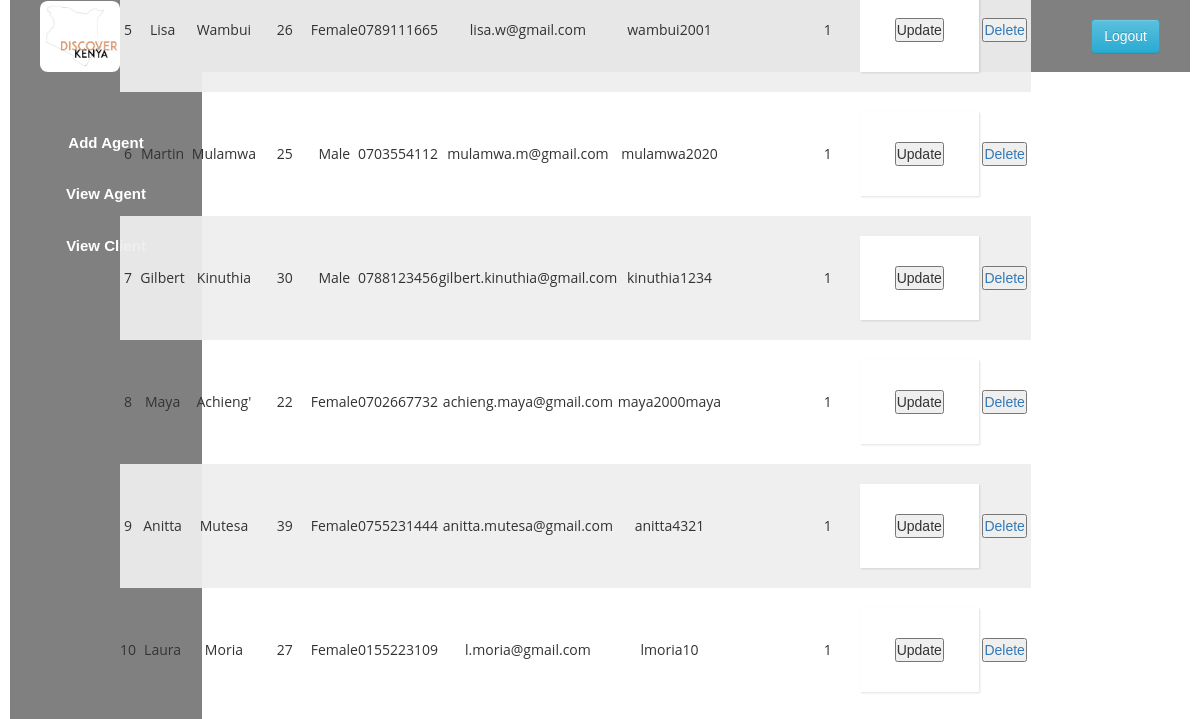
/Admin-Interface/old-interfaces/View_client.php, run on the app's committed database.
### tables this page shows
CREATE TABLE `clients` (
  `client_id` int(10) NOT NULL,
  `client_fname` varchar(255) NOT NULL,
  `client_lname` varchar(255) NOT NULL,
  `age` int(3) NOT NULL,
  `sex` varchar(255) NOT NULL,
  `national_id` int(10) NOT NULL,
  `phone_number` varchar(15) NOT NULL,
  `client_email` varchar(255) NOT NULL,
  `password` varchar(255) NOT NULL,
  `registered_at` datetime NOT NULL DEFAULT current_timestamp(),
  `code_assigned` tinyint(1) NOT NULL DEFAULT 0,
  `client_code` varchar(6) NOT NULL,
  `agent_assigned` tinyint(1) NOT NULL DEFAULT 0,
  `agent_code` varchar(6) NOT NULL
);

### Admin-Interface/old-interfaces/clientdb.php (called while the page is built, shortened)
<?php
require_once("../Processes/DBCONNECT.php");
$sqli="SELECT * FROM clients";
$result = mysqli_query($conn , $sqli);
$test=mysqli_fetch_all($result, MYSQLI_ASSOC);
?>

### Admin-Interface/old-interfaces/View_client.php (the view, shortened to what this page needs)
<!DOCTYPE html>
<html>
    <head>
        <link rel="stylesheet" type="text/css" href="Admin.css">
        <link rel="stylesheet" type="text/css" href="style.css">
        <link rel="stylesheet" href="form.css">
        <?php
        include 'Admin_css.php';
        ?>
    </head>
    <body>
    <?php
         include 'Admin_sidebar.php';
          ?>
        <div class="filter">
        </div>
        <table>
            <tbody>
                <?php
                    require_once("Clientdb.php");
                    foreach ($test as $key => $value){
                ?>
                <tr>
                    <td><?php echo $value["client_id"] ?></td>
                    <td><?php echo $value["client_fname"] ?></td>
                    <td><?php echo $value["client_lname"] ?></td>
                    <td><?php echo $value["age"] ?></td>
                    <td><?php echo $value["sex"] ?></td>
                    <td><?php echo $value["phone_number"] ?></td>
                    <td><?php echo $value["client_email"] ?></td>
                    <td><?php echo $value["password"] ?></td>
                    <td><?php echo $value["agent_id"] ?></td>
                    <td><?php echo $value["agent_assigned"] ?></td>
                    <td><?php
                    echo "<div class='wrapper'>
                        <form action='editclient.php' method='POST'>
                        <input type='hidden' name='client_id' value=".$value['client_id']." />
                        <button type='Submit' class='button'>Update </button>
                        </form>
                        </div>"
                    ?></td>
                    <td><a href="deleteclient.php"?delete="<?php $value["client_id"] ?>"> <button type='Submit' class= 'button'>Delete</button></a></td>
                </tr>
                <?php }
                ?>
            </tbody>
        </table>
    </body>
</html>

### Admin-Interface/Admin.css (style rules this page uses)
* { margin: 0px; padding: 0px; }
a,a:hover { text-decoration: none!important ; }

### Admin-Interface/style.css (style rules this page uses)
* { margin: 0; padding: 0; box-sizing: border-box; font-family: 'Montserrat', sans-serif; }
body { background: #fec107; padding: 0 10px; }
.wrapper { max-width: 500px; width: 100%; background: #fff; margin: 20px auto; box-shadow: 1px 1px 2px rgba(0,0,0,0.125); padding: 30px; }

### Admin-Interface/form.css (style rules this page uses)
* { margin: 0; padding: 0; outline: 0; }
.filter { position: fixed; top: 0; left: 0; right: 0; bottom: 0; z-index: 1; opacity: .7; }
table { position: fixed; z-index: 2; left: 50%; transform: translate(-50%, -50%); width: 80%; border-spacing: 0; border-radius: 12px 12px 0 0; border-collapse: separate; background: white; box-shadow: black; text-align: center; }
tr:nth-child(odd) { background-color: #eeee; }

### data on the page
clients: client_id "5", client_fname "Lisa", client_lname "Wambui", age "26", sex "Female", phone_number "0789111665", client_email "lisa.w@gmail.com", password "wambui2001", agent_assigned "1"
clients: client_id "6", client_fname "Martin", client_lname "Mulamwa", age "25", sex "Male", phone_number "0703554112", client_email "mulamwa.m@gmail.com", password "mulamwa2020", agent_assigned "1"
clients: client_id "7", client_fname "Gilbert", client_lname "Kinuthia", age "30", sex "Male", phone_number "0788123456", client_email "gilbert.kinuthia@gmail.com", password "kinuthia1234", agent_assigned "1"
clients: client_id "8", client_fname "Maya", client_lname "Achieng'", age "22", sex "Female", phone_number "0702667732", client_email "achieng.maya@gmail.com", password "maya2000maya", agent_assigned "1"
clients: client_id "9", client_fname "Anitta", client_lname "Mutesa", age "39", sex "Female", phone_number "0755231444", client_email "anitta.mutesa@gmail.com", password "anitta4321", agent_assigned "1"
clients: client_id "10", client_fname "Laura", client_lname "Moria", age "27", sex "Female", phone_number "0155223109", client_email "l.moria@gmail.com", password "lmoria10", agent_assigned "1"
